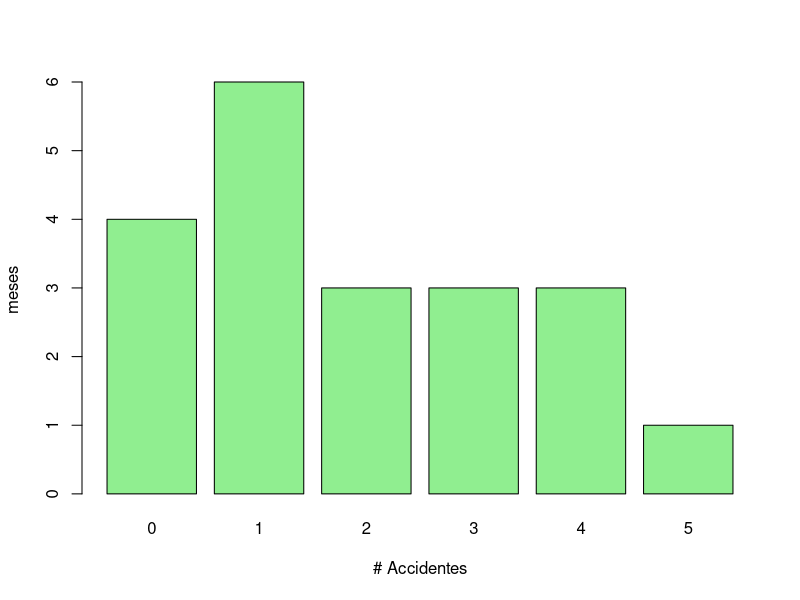
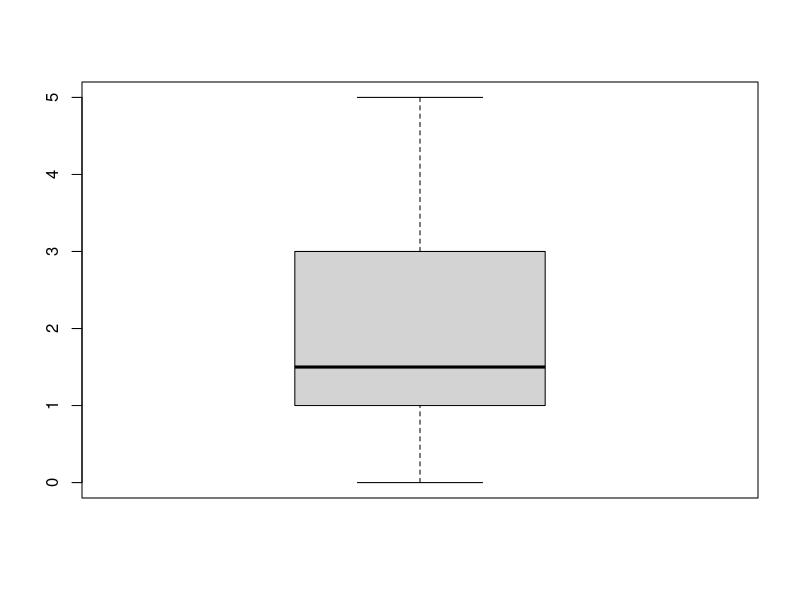

The R script that drew these images, in order:
library(plyr)
accidentes <- c(0,1,0,2,2,1,4,3,0,1,5,1,2,3,4,0,1,1,3,4)
acc <- count(accidentes)
acc

acc$rf <- acc$freq/sum(acc$freq)*100
acc
barplot(acc$freq, names.arg = acc$x, xlab = "# Accidentes",
        ylab="meses", col="lightgreen")
mean(accidentes)
sum(accidentes)
boxplot(accidentes)
